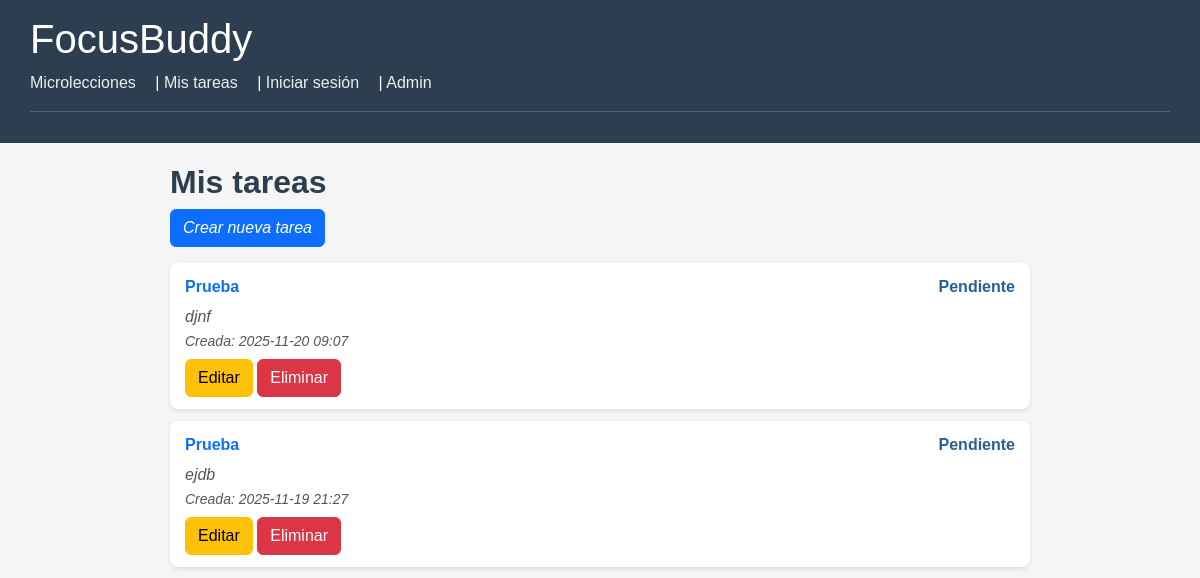
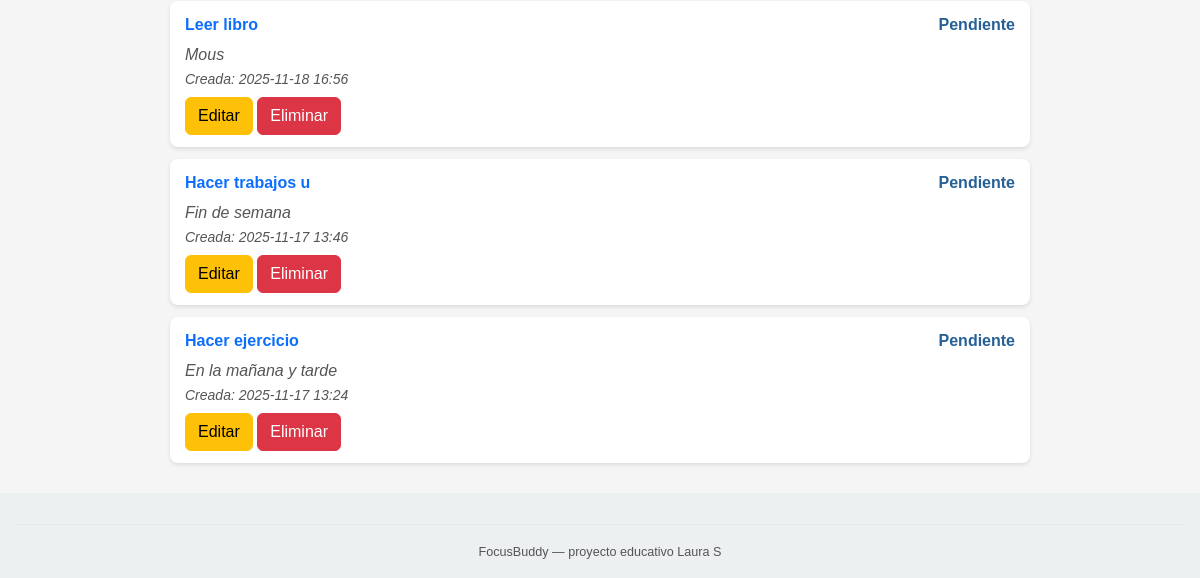
Page /tareas/ on the earlier database version (2 pictures, top to bottom).
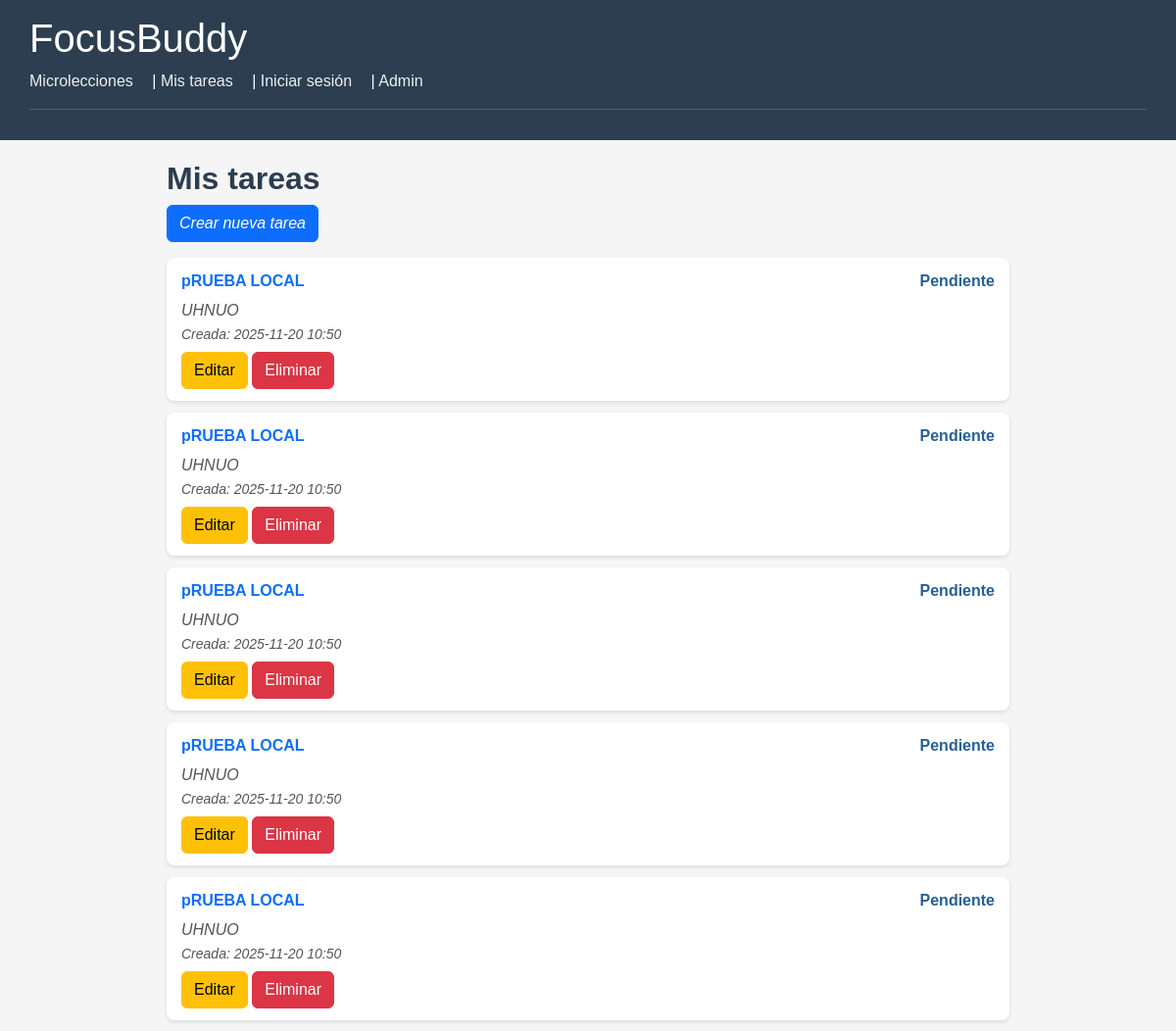
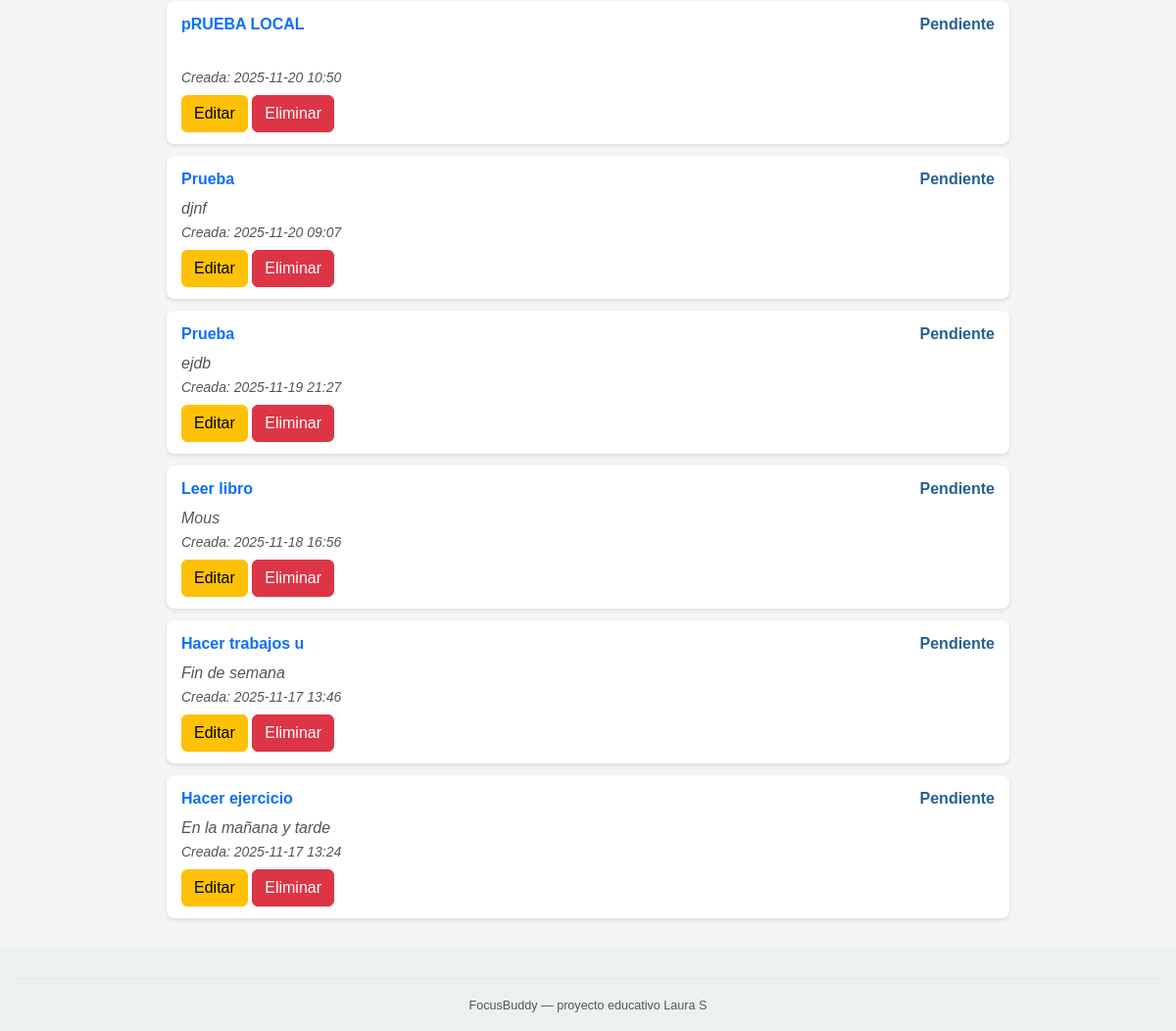
Same page on the later database version (2 pictures, top to bottom).
### core/models.py (models this page shows, shortened)
class Tarea(models.Model):
    usuario = models.ForeignKey(
        Usuario,
        on_delete=models.CASCADE,
        related_name='tareas',
        null=True,
        blank=True
    )
    titulo = models.CharField(max_length=200)
    descripcion = models.TextField(blank=True)
    minutos_estimados = models.PositiveIntegerField(default=25)
    completada = models.BooleanField(default=False)
    creada_en = models.DateTimeField(auto_now_add=True)

### core/views.py (the view)
# urls.py: path('tareas/', views.ListaTareasView.as_view(), name='lista_tareas'),
class ListaTareasView(ListView):
    model = Tarea
    template_name = 'core/lista_tareas.html'
    context_object_name = 'tareas'
    def get_queryset(self):
        return Tarea.objects.all().order_by('-creada_en')

### core/templates/core/lista_tareas.html
{% extends "core/base.html" %}
{% block content %}
<h2>Mis tareas</h2>
<p>
  <a href="{% url 'core:crear_tarea' %}" class="btn btn-primary"> Crear nueva tarea</a>
</p>
<ul style="list-style: none; padding: 0;">
  {% for tarea in tareas %}
    <li class="task-card">
      <div style="display: flex; justify-content: space-between; align-items: center;">
        <a href="{% url 'core:detalle_tarea' tarea.id %}" style="text-decoration: none; font-weight: bold; font-size: 16px;">
          {{ tarea.titulo }}
        </a>
        {% if tarea.completada %}
          <span style="color: green; font-weight: bold;">✔ Completada</span>
        {% else %}
          <span style="color: rgb(38, 96, 150); font-weight: bold;">Pendiente</span>
        {% endif %}
      </div>
      <p style="margin: 6px 0;">
        {{ tarea.descripcion }}<br>
        <small>Creada: {{ tarea.creada_en|date:"Y-m-d H:i" }}</small>
      </p>
        <div>
          <a href="{% url 'core:editar_tarea' tarea.id %}" class="btn btn-warning">Editar</a>
          <a href="{% url 'core:eliminar_tarea' tarea.id %}" class="btn btn-danger">Eliminar</a>
        </div>
    </li>
  {% empty %}
    <li>No tienes tareas registradas aún.</li>
  {% endfor %}
</ul>
{% endblock %}

### core/templates/core/base.html (shortened to what this page needs)
<!doctype html>
{% load static %}
<html>
<head>
  <link rel="stylesheet" href="https://cdn.jsdelivr.net/npm/bootstrap@5.3.3/dist/css/bootstrap.min.css">
  <link rel="stylesheet" type="text/css" href="{% static 'core/style.css'%}">
</head>
<body>
  <header>
    <h1><a href="{% url 'core:inicio' %}">FocusBuddy</a></h1>
    <nav>
      <a href="{% url 'core:microlecciones_index' %}">Microlecciones</a> |
      <a href="{% url 'core:lista_tareas' %}">Mis tareas</a> |
      <a href="{% url 'core:crear_sesion' %}">Iniciar sesión</a> |
      <a href="/admin/">Admin</a>
    </nav>
    <hr>
  </header>
  <main>
    {% block content %}{% endblock %}
  </main>
  <footer>
    <hr>
    <small>FocusBuddy — proyecto educativo Laura S</small>
  </footer>
</body>
</html>

### core/static/core/style.css (style rules this page uses)
body { font-family: 'Arial', sans-serif; background-color: #f5f5f5; color: #333; margin: 0; padding: 0; }
header { background-color: #2c3e50; color: white; padding: 15px 30px; }
header h1 a { color: white; text-decoration: none; }
header nav { margin-top: 5px; }
header nav a { color: #ecf0f1; text-decoration: none; margin-right: 15px; }
hr { border: none; border-top: 1px solid #ccc; }
main { max-width: 900px; margin: 20px auto; padding: 0 20px; }
h2, h3 { color: #2c3e50; font-weight: bold; }
ul { list-style-type: none; padding-left: 0; }
li { background-color: #ffffff; padding: 12px 15px; margin-bottom: 12px; border-radius: 8px; box-shadow: 0 2px 4px rgba(0,0,0,0.1); }
li p { margin: 5px 0 0 0; }
p { font-style: italic; color: #555; }
footer { text-align: center; padding: 15px; background-color: #ecf0f1; margin-top: 30px; font-size: 0.9em; color: #555; }

Differences in the rows shown:
added Tarea: titulo "pRUEBA LOCAL", completada "Pendiente", descripcion "UHNUO", creada_en "2025-11-20 10:50"
added Tarea: titulo "pRUEBA LOCAL", completada "Pendiente", descripcion "UHNUO", creada_en "2025-11-20 10:50"
added Tarea: titulo "pRUEBA LOCAL", completada "Pendiente", descripcion "UHNUO", creada_en "2025-11-20 10:50"
added Tarea: titulo "pRUEBA LOCAL", completada "Pendiente", descripcion "UHNUO", creada_en "2025-11-20 10:50"
added Tarea: titulo "pRUEBA LOCAL", completada "Pendiente", descripcion "UHNUO", creada_en "2025-11-20 10:50"
added Tarea: titulo "pRUEBA LOCAL", completada "Pendiente", creada_en "2025-11-20 10:50"
